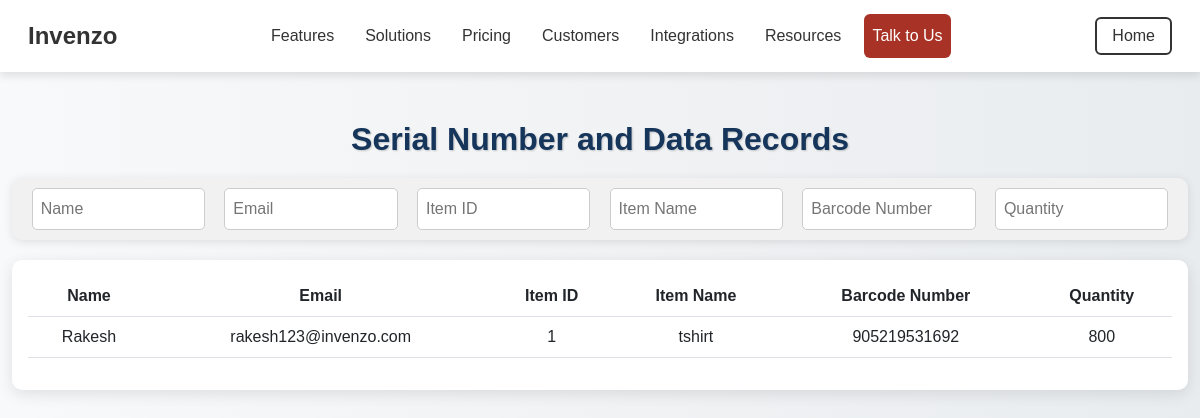
/barcodes/ (signed in), run on the app's committed database.
### main/models.py (models this page shows, shortened)
class BarcodeData(models.Model):
    user = models.ForeignKey(User, on_delete=models.CASCADE, null =True)
    order = models.ForeignKey(Order, on_delete=models.CASCADE,  null=True, blank=True, related_name='barcodes')  # Add ForeignKey
    supplier_name = models.CharField(max_length=255)
    supplier_email = models.EmailField()
    item_id = models.CharField(max_length=100)
    item_name = models.CharField(max_length=255)
    barcode_number = models.CharField(max_length=100, unique=True)
    quantity = models.IntegerField()

### main/views.py (the view)
# urls.py: path('barcodes/', barcode_scanning, name='barcodes'),
def barcode_scanning(request):
    user = get_logged_in_user(request)
    if not user:
        return redirect('login')
    barcodes = BarcodeData.objects.filter(user=user)
    return render(request, 'barcode_scanning.html', {'barcodes': barcodes})

### main/views.py (called while the page is built)
def get_logged_in_user(request):
    user_id = request.session.get('user_id')
    if not user_id:
        return None
    try:
        return User.objects.get(id=user_id)
    except User.DoesNotExist:
        return None

### main/templates/barcode_scanning.html (shortened to what this page needs)
{% load static %}
<!DOCTYPE html>
<html lang="en">
<head>
    <link href="https://cdn.jsdelivr.net/npm/bootstrap@5.3.0/dist/css/bootstrap.min.css" rel="stylesheet">
    <link rel="stylesheet" href="{% static 'css/styles.css' %}">
    <link rel="stylesheet" href="{% static 'css/barcode-scanning.css' %}">
</head>
<body>
    {% include 'navbar.html' %}
    <section class="topic-page text-center">
        <div class="container-fluid">
            <h2>Serial Number and Data Records</h2>
            <div class="filter-container">
                <input type="text" class="filter-input" placeholder="Name" onkeyup="filterTable(0)">
                <input type="text" class="filter-input" placeholder="Email" onkeyup="filterTable(1)">
                <input type="text" class="filter-input" placeholder="Item ID" onkeyup="filterTable(2)">
                <input type="text" class="filter-input" placeholder="Item Name" onkeyup="filterTable(3)">
                <input type="text" class="filter-input" placeholder="Barcode Number" onkeyup="filterTable(4)">
                <input type="text" class="filter-input" placeholder="Quantity" onkeyup="filterTable(5)">
            </div>
            <div class="table-container p-3">
                <table class="table table-hover" id="barcodeTable">
                    <thead>
                        <tr>
                            <th>Name</th>
                            <th>Email</th>
                            <th>Item ID</th>
                            <th>Item Name</th>
                            <th>Barcode Number</th>
                            <th>Quantity</th>
                        </tr>
                    </thead>
                    <tbody>
                        {% for barcode in barcodes %}
                        <tr>
                            <td>{{ barcode.supplier_name }}</td>
                            <td>{{ barcode.supplier_email }}</td>
                            <td>{{ barcode.item_id }}</td>
                            <td>{{ barcode.item_name }}</td>
                            <td>{{ barcode.barcode_number }}</td>
                            <td>{{ barcode.quantity }}</td>
                        </tr>
                        {% empty %}
                        <tr>
                            <td colspan="6" class="text-center">No records found.</td>
                        </tr>
                        {% endfor %}
                    </tbody>
                </table>
            </div>
        </div>
    </section>
</body>
</html>

### accounts/static/css/styles.css (style rules this page uses)
body { padding-top: 80px; }

### accounts/static/css/barcode-scanning.css (style rules this page uses)
body { margin-top:60px; padding:0; }
.topic-page h2 { color: #16355b; font-weight: bold; text-shadow: 1px 1px 2px rgba(0, 0, 0, 0.2); margin-top: 10px; margin-bottom: 20px; text-align: center; }

### main/templates/barcode_scanning.html (style rules this page uses)
body { background: linear-gradient(to right, #f8f9fa, #e9ecef); font-family: 'Poppins', sans-serif; }
.topic-page { padding-top: 50px !important; }
.table-container { width: 100%; margin: 20px auto; background: white; border-radius: 10px; box-shadow: 0px 4px 15px rgba(0, 0, 0, 0.1); overflow-x: auto; padding: 20px; animation: fadeIn 1s ease-in-out; }
.filter-container { display: flex; justify-content: space-around; padding: 10px; background: #f1f1f1; border-radius: 10px; box-shadow: 0px 2px 10px rgba(0, 0, 0, 0.1); margin-bottom: 10px; }
.filter-input { width: 15%; padding: 8px; border: 1px solid #ccc; border-radius: 5px; transition: all 0.3s ease-in-out; }

### data on the page
BarcodeData: supplier_name "Rakesh", supplier_email "rakesh123@invenzo.com", item_id "1", item_name "tshirt", barcode_number "905219531692", quantity "800"
